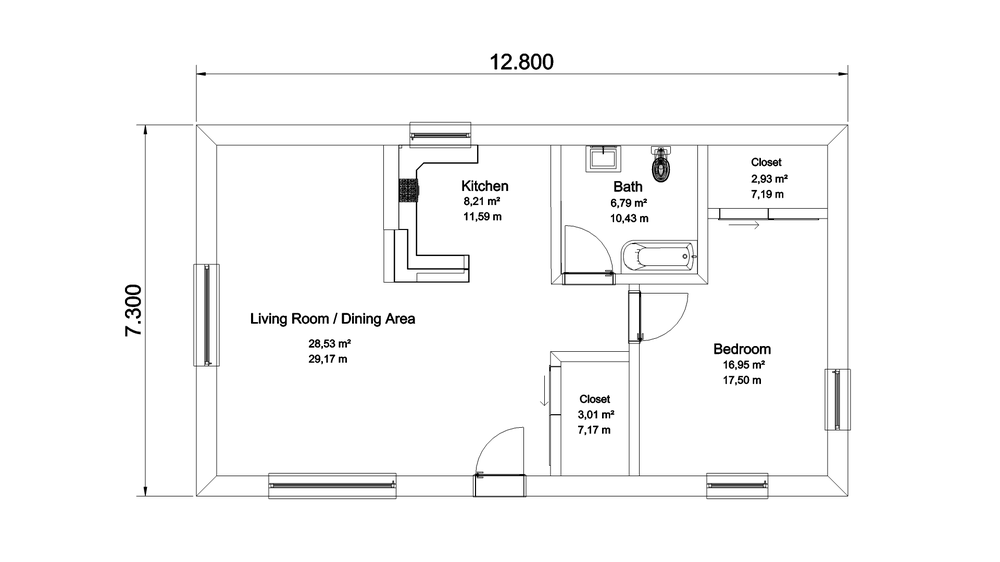
#> input picture test-plan.png, 1000 x 562 px, shrunk from 1920 x 1080 before the run
$ python plan2svg.py test-plan.png out.png
#> lines starting #> are read from the running program, lines starting #| are printed output that depends on the picture; after the words box and inside, x2 and y2 are one past the last pixel; in counts of white or black regions, pixels touching at a corner belong together
#!/usr/bin/env python3
"""Convert apartment plan PNG into vector SVG using OpenCV."""

from __future__ import annotations

import argparse
from dataclasses import dataclass
from pathlib import Path
from typing import List

import cv2
import numpy as np


@dataclass(frozen=True)
class Config:
    input_png: Path
    output_svg: Path
    scale_ratio: float
    dpi: float
    min_area_px: float
    epsilon_ratio: float
    threshold_block_size: int
    threshold_c: int
    invert: bool
    stroke_width_m: float


def parse_args() -> Config:
    parser = argparse.ArgumentParser(
        description=(
            "Legge una planimetria PNG ed esporta contorni vettoriali in SVG "
            "con coordinate scalate in metri reali."
        )
    )
    parser.add_argument("input_png", type=Path, help="File PNG di input")
    parser.add_argument("output_svg", type=Path, help="File SVG di output")
    parser.add_argument(
        "--scale",
        type=float,
        default=200.0,
        help="Rapporto di scala (default: 200 per scala 1:200)",
    )
    parser.add_argument(
        "--dpi",
        type=float,
        default=300.0,
        help="DPI immagine usato per convertire pixel->metri (default: 300)",
    )
    parser.add_argument(
        "--min-area-px",
        type=float,
        default=250.0,
        help="Area minima in pixel per tenere un contorno (default: 250)",
    )
    parser.add_argument(
        "--epsilon-ratio",
        type=float,
        default=0.002,
        help="Semplificazione contorni Douglas-Peucker (default: 0.002)",
    )
    parser.add_argument(
        "--threshold-block-size",
        type=int,
        default=31,
        help="Block size soglia adattiva (dispari, default: 31)",
    )
    parser.add_argument(
        "--threshold-c",
        type=int,
        default=2,
        help="Parametro C soglia adattiva (default: 2)",
    )
    parser.add_argument(
        "--stroke-width-m",
        type=float,
        default=0.02,
        help="Spessore tratto SVG in metri reali (default: 0.02)",
    )
    parser.add_argument(
        "--invert",
        action="store_true",
        help="Inverte bianco/nero prima dell'estrazione contorni",
    )

    args = parser.parse_args()

    if args.threshold_block_size % 2 == 0 or args.threshold_block_size < 3:
        parser.error("--threshold-block-size deve essere dispari e >= 3")
    if args.scale <= 0:
        parser.error("--scale deve essere > 0")
    if args.dpi <= 0:
        parser.error("--dpi deve essere > 0")
    if args.epsilon_ratio < 0:
        parser.error("--epsilon-ratio deve essere >= 0")
    if args.stroke_width_m <= 0:
        parser.error("--stroke-width-m deve essere > 0")

    return Config(
        input_png=args.input_png,
        output_svg=args.output_svg,
        scale_ratio=args.scale,
        dpi=args.dpi,
        min_area_px=args.min_area_px,
        epsilon_ratio=args.epsilon_ratio,
        threshold_block_size=args.threshold_block_size,
        threshold_c=args.threshold_c,
        invert=args.invert,
        stroke_width_m=args.stroke_width_m,
    )


def pixel_to_real_meter_factor(scale_ratio: float, dpi: float) -> float:
    return (0.0254 / dpi) * scale_ratio


def preprocess(image_gray: np.ndarray, cfg: Config) -> np.ndarray:
    blurred = cv2.GaussianBlur(image_gray, (5, 5), 0)
    binary = cv2.adaptiveThreshold(
        blurred,
        255,
        cv2.ADAPTIVE_THRESH_GAUSSIAN_C,
        cv2.THRESH_BINARY,
        cfg.threshold_block_size,
        cfg.threshold_c,
    )

    if cfg.invert:
        binary = cv2.bitwise_not(binary)

    kernel = np.ones((3, 3), dtype=np.uint8)
    binary = cv2.morphologyEx(binary, cv2.MORPH_OPEN, kernel, iterations=1)
    binary = cv2.morphologyEx(binary, cv2.MORPH_CLOSE, kernel, iterations=1)
    return binary


def extract_polylines(binary: np.ndarray, cfg: Config) -> List[np.ndarray]:
    contours, _ = cv2.findContours(binary, cv2.RETR_LIST, cv2.CHAIN_APPROX_SIMPLE)

    polylines: List[np.ndarray] = []
    for contour in contours:
        area = cv2.contourArea(contour)
        if area < cfg.min_area_px:
            continue

        peri = cv2.arcLength(contour, True)
        epsilon = cfg.epsilon_ratio * peri
        approx = cv2.approxPolyDP(contour, epsilon, True)
        if len(approx) < 2:
            continue

        polylines.append(approx.reshape(-1, 2))

    polylines.sort(key=lambda p: cv2.contourArea(p.reshape(-1, 1, 2)), reverse=True)
    return polylines


def export_svg(
    polylines: List[np.ndarray],
    output_svg: Path,
    meters_per_pixel: float,
    image_width: int,
    image_height: int,
    stroke_width_m: float,
) -> int:
    output_svg.parent.mkdir(parents=True, exist_ok=True)

    width_m = image_width * meters_per_pixel
    height_m = image_height * meters_per_pixel

    lines: List[str] = [
        '<?xml version="1.0" encoding="UTF-8"?>',
        (
            f'<svg xmlns="http://www.w3.org/2000/svg" version="1.1" '
            f'viewBox="0 0 {width_m:.6f} {height_m:.6f}" '
            f'width="{width_m:.6f}m" height="{height_m:.6f}m">'
        ),
        f'  <g fill="none" stroke="#000000" stroke-width="{stroke_width_m:.6f}">',
    ]

    for poly in polylines:
        points = [
            f"{(float(p[0]) * meters_per_pixel):.6f},{(float(p[1]) * meters_per_pixel):.6f}"
            for p in poly
        ]
        if len(poly) > 2:
            lines.append(f'    <polygon points="{" ".join(points)}" />')
        else:
            lines.append(f'    <polyline points="{" ".join(points)}" />')

    lines.append("  </g>")
    lines.append("</svg>")

    output_svg.write_text("\n".join(lines) + "\n", encoding="utf-8")
    return len(polylines)


def main() -> int:
    cfg = parse_args()
    if not cfg.input_png.exists():
        raise FileNotFoundError(f"File input non trovato: {cfg.input_png}")

    image = cv2.imread(str(cfg.input_png), cv2.IMREAD_GRAYSCALE)
#> image is the input picture: shape (562, 1000); min 0, max 255, mean 249.1
    if image is None:
        raise ValueError(f"Impossibile leggere il PNG: {cfg.input_png}")

    binary = preprocess(image, cfg)
#> in preprocess, `binary = cv2.adaptiveThreshold( blurred, 255, cv2.ADAPTIVE_THRESH_GAUS..`:
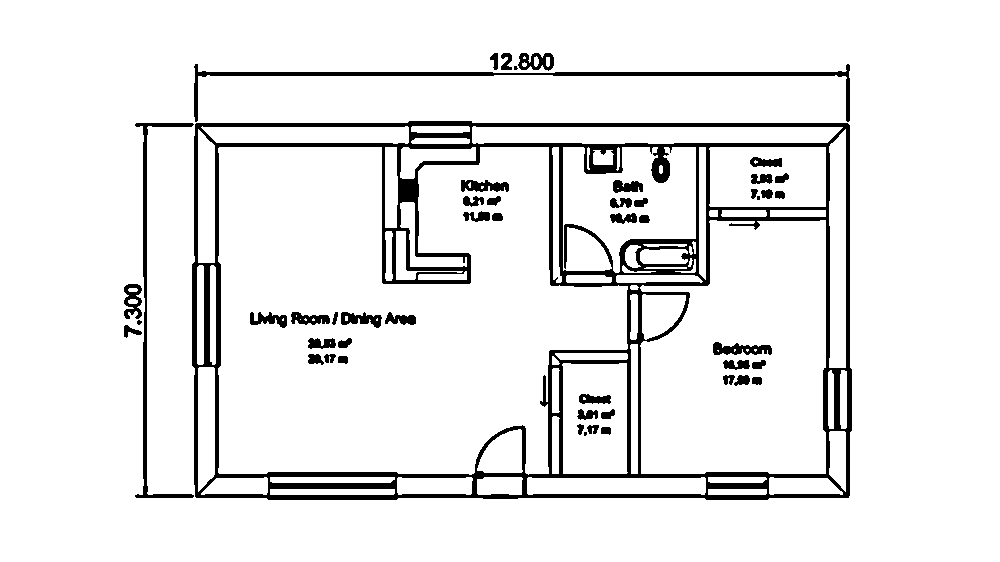
#> binary: shape (562, 1000); 92% white; 50 black regions (4 under 20 px), largest, box (x1, y1, x2, y2) and area: (192, 121, 852, 500) 33068, (194, 64, 850, 122) 2909, (135, 123, 194, 498) 1831
#> in preprocess, `binary = cv2.morphologyEx(binary, cv2.MORPH_OPEN, kernel, iterations=1)`:
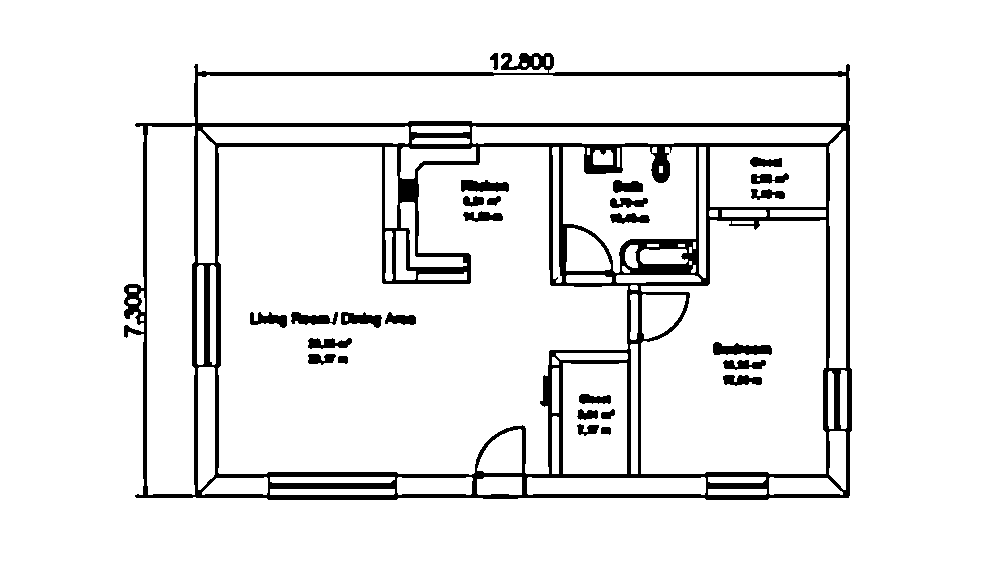
#> binary: shape (562, 1000); 91.8% white; 27 black regions, largest, box (x1, y1, x2, y2) and area: (124, 53, 852, 500) 39597, (713, 342, 772, 355) 543, (461, 180, 509, 192) 456
#> in preprocess, `binary = cv2.morphologyEx(binary, cv2.MORPH_CLOSE, kernel, iterations=1)`:
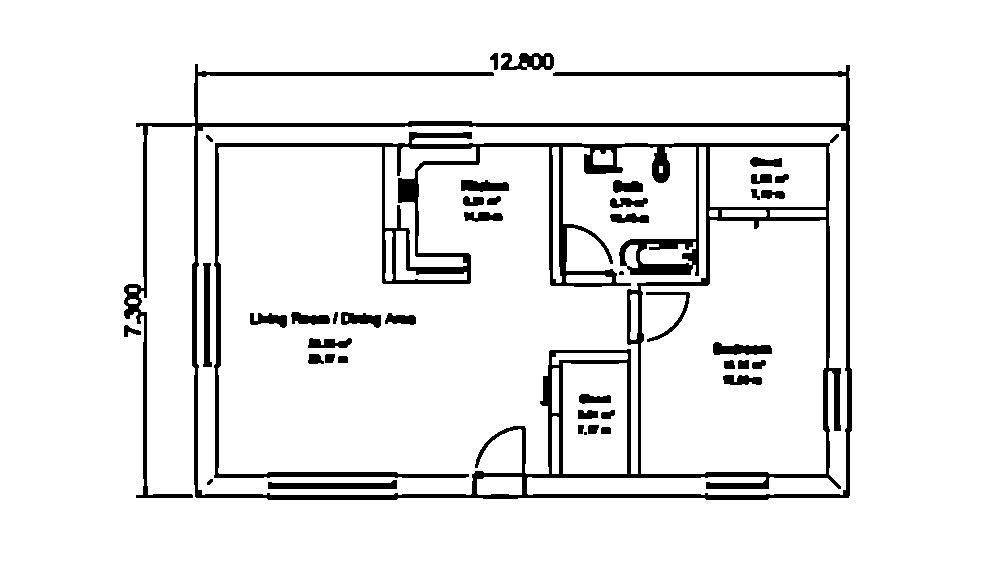
#> binary: shape (562, 1000); 91.9% white; 43 black regions (2 under 20 px)
    polylines = extract_polylines(binary, cfg)
#> in extract_polylines, `contours, _ = cv2.findContours(binary, cv2.RETR_LIST, cv2.CHAIN_APPROX..`: contours = 70 contours, 3 with area under 20; largest, box (x1, y1, x2, y2) and area: (0, 0, 1000, 562) 560439, (123, 63, 853, 501) 254227, (197, 126, 847, 495) 145829, (641, 220, 826, 474) 41472, (563, 363, 627, 474) 6882
#> the loop in extract_polylines, `for contour in contours:` made 70 passes
#> (area, peri, epsilon) on passes 1, 3, 8, 11, 12, 13, 14, 21, 22, 23, 26, 27: (929, 277.3, 0.555), (717.5, 121.1, 0.242), (340, 124.8, 0.25), (278.5, 84.04, 0.168), (350, 113.9, 0.228), (263.5, 99.41, 0.199), (6882, 346.8, 0.694), (464, 169.7, 0.339), (604, 148.4, 0.297), (379, 123.9, 0.248), (298.5, 87.7, 0.175), (396, 122.8, 0.246)
#> area on passes 2, 5, 6, 7, 9, 10: 32, 83, 104, 62.5, 111, 185
#> after the loop in extract_polylines, `for contour in contours:`: polylines = 37 items
#> polylines = 37 items
    meters_per_pixel = pixel_to_real_meter_factor(cfg.scale_ratio, cfg.dpi)

    count = export_svg(
        polylines,
        cfg.output_svg,
        meters_per_pixel,
        image.shape[1],
        image.shape[0],
        cfg.stroke_width_m,
    )
#> the loop in export_svg, `for poly in polylines:` made 37 passes
#> poly on passes 1, 6, 28: [[0, 0], [0, 561], [999, 561], [999, 0]], [[710, 147], [710, 206], [825, 206], [825, 147]], [[770, 210], [770, 216], [825, 216], [825, 210]]
#> after the loop in export_svg, `for poly in polylines:`: lines = 40 items
#> count = 37

    print(f"Contorni estratti: {count}")
#| Contorni estratti: 37
    print(f"SVG creato: {cfg.output_svg}")
    print(f"Scala usata: 1:{cfg.scale_ratio:g}, DPI: {cfg.dpi:g}")
    print(f"Fattore conversione: 1 px = {meters_per_pixel:.6f} m reali")

    return 0


if __name__ == "__main__":
    raise SystemExit(main())
#> (the program exits here)
